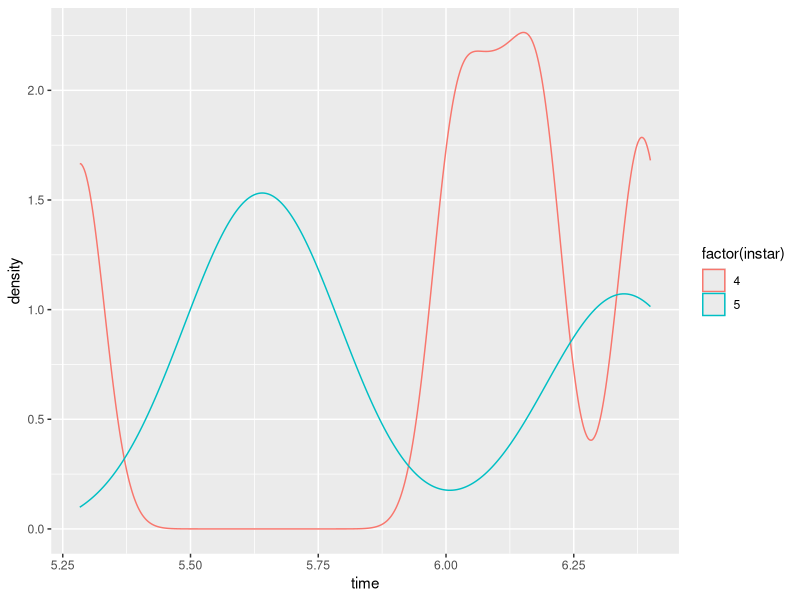
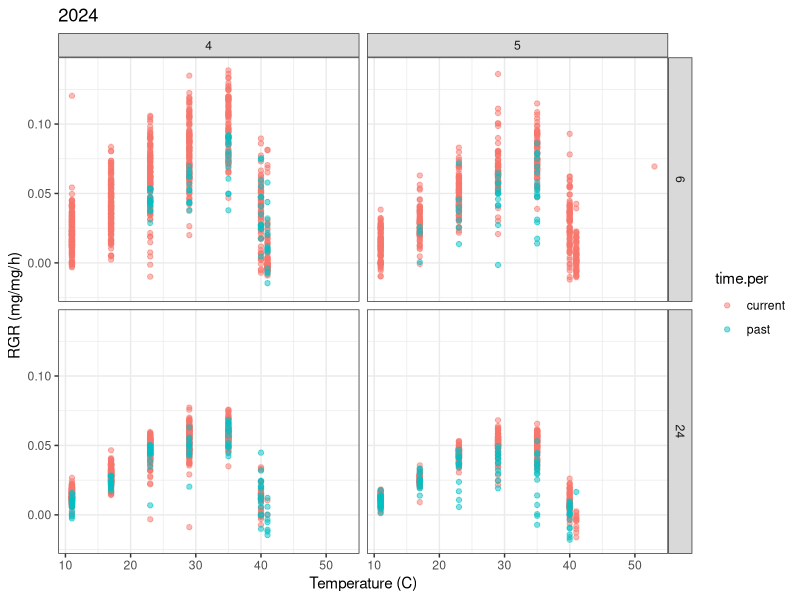

Write the R code that produced these figures, in order. (Note: this script raises an error after producing the figures.)
# ## Taylor M. Hatcher
# ## Analysis of 6 hr and 24hr constant TPCs for P. rapae. Each caterpillar only experienced one temperature for 24 hours. 
# library(ggplot2)
# library(data.table)
# library(dplyr)
# library(patchwork)
# library(reshape2)
# library(viridis)
# library(tidyverse)
# 
# setwd("~/Desktop/Repos/WARP2024")
# 
# #past data 
# tpc1 = read.csv("PrapaeW.1999.ConstantTempTPCs.4thinstar.jul2021.xlsx - data.csv")
# tpc1$instar=4
# 
# #past data that includes a 6 hour time weighing: "Prapae.NC_WA.2000.TRNS.leaf" for 4th instar caterpillars
# #past data that includes some 9 hour weighings, some 6.5 hour weighings, and 24.5 hour weighings
# tpc2 = read.csv("PrapaeW.1999.ConstantTempTPCs.5thinstar.jul2021.xlsx - data.csv")
# names(tpc2)=names(tpc1)
# tpc2$instar=5
# 
# tpc.p= rbind(tpc1, tpc2)
# 
# tpc.p$rgr= (log(tpc.p$fw) - log(tpc.p$Mo))/tpc.p$time
# tpc.p$time.per= "past"
# 
# tpc.ps= tpc.p[,c("UniID","mom","ID","temp","instar","time","duration","mgain","rgr","time.per")]
# #plot
# ggplot(tpc.ps[tpc.ps$time>5 & tpc.ps$time<11,], aes(x=time, color=factor(instar), group=factor(instar)))+
#   geom_density()
# table(tpc.ps$time, tpc.ps$instar)
# 
# #recent 2024 TPC data
# tpc.c = read.csv("2024PrapaeConstantTPCCombineddata.csv")
# 
# 
# # Convert fw to numeric and drop nas
# tpc.c$fw <- as.numeric(tpc.c$fw)
# 
# tpc.c$rgr= (log(tpc.c$fw) - log(tpc.c$M0))/tpc.c$duration
# tpc.c$time.per= "current"
# 
# tpc.c$mom= tpc.c$Female
# tpc.c$ID= tpc.c$Individual
# tpc.c$UniID= paste(tpc.c$temp, tpc.c$mom, tpc.c$ID, sep=".")
# #Calculate mass gained in each time treatment
# tpc.c$mgain= tpc.c$fw - tpc.c$M0
# 
# #combine historic and current
# tpc.cs= tpc.c[,c("UniID","mom","ID","temp","instar","time","duration","mgain","rgr","time.per")]
# 
# 
# tpc= rbind(tpc.cs, tpc.ps)
# 
# 
# ######Plot
# 
# ##Set up durations of 6hr and 24hr
# 
# tpc$dur=NA
# tpc$time= as.numeric(tpc$time)
# # tpc[tpc$time>5 & tpc$time<11 & tpc$time.per=="past","dur"]=6
# tpc[tpc$time>5 & tpc$time<6.6 & tpc$time.per=="past","dur"]=6
# tpc[tpc$time>20 & tpc$time<26 & tpc$time.per=="past","dur"]=24
# tpc[tpc$time.per=="current","dur"]= tpc[tpc$time.per=="current","duration"]
# 
# #tpc.plot = ggplot(tpc[tpc$dur %in% c(6,24),], aes(x=temp, y=rgr, color=time.per)) +
# # geom_point(alpha=0.5) +
# #  facet_grid(dur ~ instar) +
# #  theme_bw() +
# # xlab("Temperature (C)") +
# #  ylab("RGR (mg/mg/h)") +
# #  ggtitle("2024") +
# # ylim(-0.10, 0.14)
# 
# #Plot family mean values for constant tpc
# #tpc.agg.f <- tpc %>% # new code added 11-22-24
#   #group_by(mom, temp, duration, instar)%>% # new code added 11-22-24
#  # dplyr::summarise(mean = mean(rgr, na.rm = TRUE), # new code added 11-22-24E)
#  #                  se = sd(rgr, na.rm = TRUE) /sqrt(n())
#   )# new code added 11-22-24
# # Aggregating by temperature, duration, and instar
# # Aggregate mean values with corrected standard error calculation
# tpc.agg <- tpc %>%
#   group_by(temp, time.per, dur, instar) %>%
#   dplyr::summarise(
#     mean = mean(rgr, na.rm = TRUE),
#     se = sd(rgr, na.rm = TRUE) / sqrt(n())
#   )
# #This piece of code is ensuring that 'time.per' is a factor with specified levels
# tpc$time.per <- factor(tpc$time.per, levels = c("past", "current"))
# 
# # Plot individual means and family means
# tpc.plot <- ggplot() +
#   # Layer for individual-level aggregated data
#   geom_point(
#     data = tpc.agg[tpc.agg$dur %in% c(6, 24), ],
#     aes(x = temp, y = mean, color = time.per, group = time.per),
#     alpha = 0.7, size = 2
#   )+
#   geom_errorbar(
#     data = tpc.agg[tpc.agg$dur %in% c(6, 24), ],
#     aes(x = temp, ymin = mean - se, ymax = mean + se, color = time.per, group = time.per),
#     width = 0.3, alpha = 0.6) +
#   # ) +
#   # # Line connecting family-level data
#   # geom_line(
#   #   data = tpc.agg.f,
#   #   aes(x = temp, y = mean, group = mom),
#   #   color = "black", linetype = "solid", size = 1
#   # ) +
#    # Layer for family-level aggregated data
#    geom_point(
#      data = tpc.agg.f,
#      aes(x = temp, y = mean)) +
#  #    color = "blue", size = 1, stroke = 1.2) +
#   # geom_errorbar(
#    #  data = tpc.agg.f,
#    #  aes(x = temp, ymin = mean - se, ymax = mean + se, group = mom),
#   # width = 0.3, color = "red", alpha = 0.7
#   # ) +
#   facet_grid(dur ~ instar) + #facet by duration and instar
#   theme_bw() +
#   xlab("Temperature (°C") +
#   ylab("RGR (mg/mg/hr)") +
#   ggtitle("Past vs. Present Constant TPC with Family Means") +
#   ylim(-0.10, 0.14)
# 
# 
# #plotting family means with error bars
# #   tpc.plot <- ggplot(tpc.agg[tpc.agg$dur %in% c(6, 24), ],aes(x = temp, y = mean, color = time.per, group = time.per)) +
# #   geom_point(alpha = 0.7, size = 2) + # Points for mean values
# #  geom_errorbar(aes(ymin = mean - se, ymax = mean +se), width = 0.3, alpha = 0.6) + # Error bars
# #  facet_grid(dur ~ instar) + #Facets for duration and instar
# #  theme_bw() +
# #  xlab("Temperature(°C)") +
# #  ylab("RGR (mg/mg/hr)") +
# #  ggtitle("Past vs. Present Constant TPC")
# # ylim(-0.10, 0.14)
# 
# 
# 
# 
# # Fit a linear model and calculate predictions for each group
# #tpc.fit <- tpc.valid %>%
# # group_by(time.per, dur, instar) %>%
# # do({
# # model <- lm(mean ~ temp, data = .)
# #  data.frame(
# #   temp = seq(min(.$temp, na.rm = TRUE), max(.$temp, na.rm = TRUE), length.out = 100),  # Generate temperature sequence
# #   mean = predict(model, newdata = data.frame(temp = seq(min(.$temp, na.rm = TRUE), max(.$temp, na.rm = TRUE), length.out = 100))),
# #   time.per = unique(.$time.per),
# #   dur = unique(.$dur),
# #  instar = unique(.$instar)
# # )
# #   })
# 
# 
# 
# # Print the plot
# print(tpc.plot)
# 
# setwd('/Volumes/GoogleDrive/Shared drives/TrEnCh/Projects/WARP/Analyses/figures/')
# pdf("2024TRNfeeding_constant.pdf",height = 8, width = 8)
# # Display the final plot
# print(tpc.plot)
# tpc.agg.fh$year=1999
# colnames(tpc.agg.fh)[1]="FEMALE"
# tpc.agg.fh$FEMALE= as.character(tpc.agg.fh$FEMALE)
# tpc.agg.f$FEMALE= as.character(tpc.agg.f$FEMALE)
# tpc.agg.f.all= rbind(tpc.agg.f, tpc.agg.fh)
# tpc.agg.f.all$yrfemale= paste(tpc.agg.f.all$year, tpc.agg.f.all$FEMALE)
# 
# tpc.all.plot= ggplot(tpc.agg.f.all, aes(x=temp,y=mean, col=factor(year)))+
#   geom_line(aes(group=yrfemale)) +scale_color_viridis_d()
# 
# #add means
# tpc.all.plot= tpc.all.plot + 
#   geom_errorbar(data=tpc.agg.all, aes(x=temp, y=mean, ymin=mean-se, ymax=mean+se, col=factor(year)), width=0)+
#   geom_point(data=tpc.agg.all, aes(x=temp, y = mean, col=factor(year)), size=3)+
#   theme_bw()+xlab("Temperature (C)")+ylab("RGR (g/g/h)")+
#   ggtitle("1999 & 2024") +ylim(-0.02,0.06) 

library(ggplot2)
library(data.table)
library(dplyr)
library(patchwork)
library(reshape2)
library(viridis)
library(tidyverse)

setwd("~/Desktop/Repos/WARP2024")
#past data 
tpc1 = read.csv("PrapaeW.1999.ConstantTempTPCs.4thinstar.jul2021.xlsx - data.csv")
tpc1$instar=4

tpc2 = read.csv("PrapaeW.1999.ConstantTempTPCs.5thinstar.jul2021.xlsx - data.csv")
names(tpc2)=names(tpc1)
tpc2$instar=5

tpc.p= rbind(tpc1, tpc2)

tpc.p$rgr= (log(tpc.p$fw) - log(tpc.p$Mo))/tpc.p$time
tpc.p$time.per= "past"

tpc.ps= tpc.p[,c("UniID","mom","ID","temp","instar","time","duration","mgain","rgr","time.per")]
#plot
ggplot(tpc.ps[tpc.ps$time>5 & tpc.ps$time<6.5,], aes(x=time, color=factor(instar), group=factor(instar)))+
  geom_density()
table(tpc.ps$time, tpc.ps$instar)

#recent 2024 TPC data
tpc.c = read.csv("2024PrapaeConstantTPCCombineddata.csv")


# Convert fw to numeric and drop nas
tpc.c$fw <- as.numeric(tpc.c$fw)

tpc.c$rgr= (log(tpc.c$fw) - log(tpc.c$M0))/tpc.c$duration
tpc.c$time.per= "current"

tpc.c$mom= tpc.c$Female
tpc.c$ID= tpc.c$Individual
tpc.c$UniID= paste(tpc.c$temp, tpc.c$mom, tpc.c$ID, sep=".")
#Calculate mass gained in each time treatment
tpc.c$mgain= tpc.c$fw - tpc.c$M0

#combine historic and current
tpc.cs= tpc.c[,c("UniID","mom","ID","temp","instar","time","duration","mgain","rgr","time.per")]


tpc= rbind(tpc.cs, tpc.ps)


######Plot

##Set up durations of 6hr and 24hr

tpc$dur=NA
tpc$time= as.numeric(tpc$time)
tpc[tpc$time>5 & tpc$time<6.5 & tpc$time.per=="past","dur"]=6
tpc[tpc$time>20 & tpc$time<26 & tpc$time.per=="past","dur"]=24
tpc[tpc$time.per=="current","dur"]= tpc[tpc$time.per=="current","duration"]

tpc.plot = ggplot(tpc[tpc$dur %in% c(6,24),], aes(x=temp, y=rgr, color=time.per)) +
  geom_point(alpha=0.5) +
  facet_grid(dur ~ instar) +
  theme_bw() +
  xlab("Temperature (C)") +
  ylab("RGR (mg/mg/h)") +
  ggtitle("2024") +
  ylim(-0.02, 0.14)

# Aggregate mean values with corrected standard error calculation
tpc.agg <- tpc %>%
  group_by(temp, time.per, dur, instar) %>%
  dplyr::summarise(
    mean = mean(rgr, na.rm = TRUE),
    se = sd(rgr, na.rm = TRUE) / sqrt(n())
  )
# #plotting family means with error bars
#  tpc.plot <- ggplot(tpc.agg[tpc.agg$dur %in% c(6, 24), ],aes(x = temp, y = mean, color = time.per, group = time.per)) +
#    geom_point(alpha = 0.7, size = 2) + # Points for mean values
#  geom_errorbar(aes(ymin = mean - se, ymax = mean +se), width = 0.3, alpha = 0.6) + # Error bars
# facet_grid(dur ~ instar) + #Facets for duration and instar
#   theme_bw() +
#   xlab("Temperature(°C)") +
#   ylab("RGR (mg/mg/hr)") +
#   ggtitle("Past vs. Present Constant TPC")
#  ylim(-0.10, 0.14)

tpc$time.per <- factor(tpc$time.per, levels = c("past", "current"))
print(tpc.plot)
#plot family mean values 
tpc.agg.f <- tpc %>%
  group_by(FEMALE, temp) %>%
  dplyr::summarise(mean = mean(value, na.rm = TRUE),
                   se = sd(value, na.rm = TRUE)/length(value))
